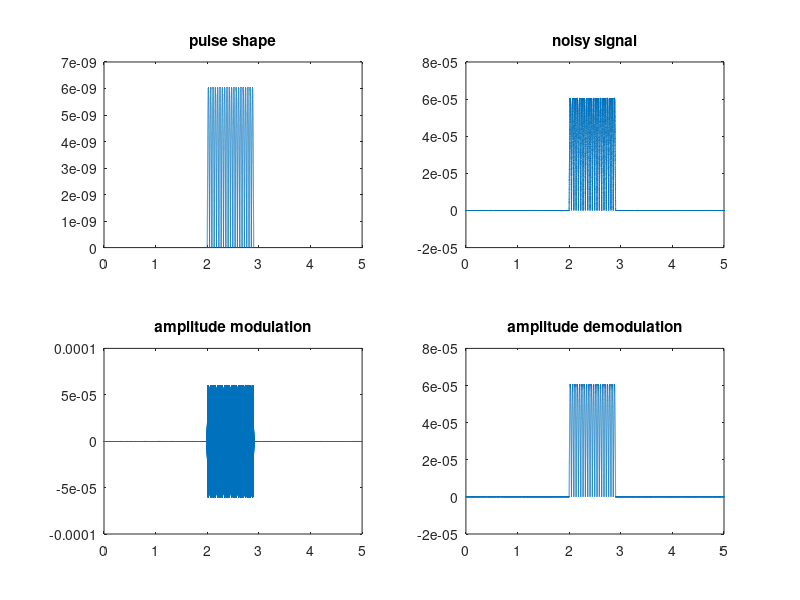

This chart was generated by the following MATLAB code:
clc
clear all;
close all;

fs=80000;
t=0:1/fs:5;
fc=10000;

Q=0.003; %flow rate

D= 19.54e-6; %diameter of the channel

Vin=1;
k1= 0.00027; %proportionality constant
period= k1/Q;
f=1/period; %frequency of signal
pulse_shape= ones(1,length(t))*0;
noise= 2e-12*sqrt(f);
Res= 214210;
p=20;
R= Res/p;
Rf=10000;
Iin=Vin/R;
d= 3e-6;

resistivity= 1.176; %NaCl solution resistivity
r= -4*resistivity*d^3/(pi*D^4);
delI= abs((r/Res^2)*Vin);
    
t1 = 0:1/fs:(period/2)*p; %duration of signal
         
for k=1:length(t1)
    pulse_shape(k+2*fs)= abs(sin(2*pi*f*t1(k))*delI);
end

figure
subplot(2,2,1), plot(t,pulse_shape);
title('pulse shape');

noisy_signal= pulse_shape + noise*(randn(1, length(t)));
noisy_signal_V= noisy_signal*Rf;

subplot(2,2,2), plot(t,noisy_signal_V);
title('noisy signal');

y1= ammod(noisy_signal_V,fc,fs);
subplot(2,2,3), plot(t,y1);
title('amplitude modulation');

y2= amdemod(y1,fc,fs);
subplot(2,2,4),plot(t,y2);
title('amplitude demodulation');

% signal_filter= abs(sin(2*pi*f2*t1)*delI);
% signal_filter_V= signal_filter*Rf;
%     
% t2= 0:1/fs:5+(period/2)*p;
% C=conv(C2,signal_filter_V);
% 
% figure
% plot(t2,C);
% title('match filtered signal');


